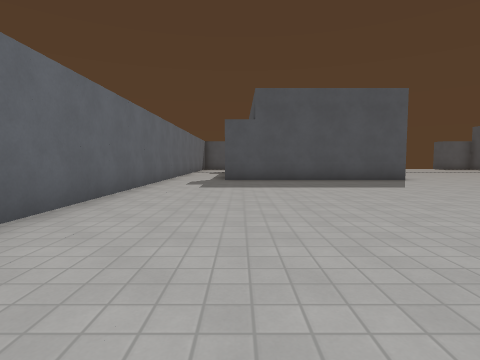
[1] (above)

24 first-person views from a walk through a Godot game level. The camera is 1.2 m above the floor, tilts 4° down and sees 80° across. The floor is counted in squares, 1.8 m on a side. Each view is taken from the middle of a square. On the plan, view 1 faces up. The plan holds only what a view shows up to about 9 squares ahead; the rest is blank. The place goes on beyond the plan. Surface patterns are stand-ins for the level's own textures.

[2]
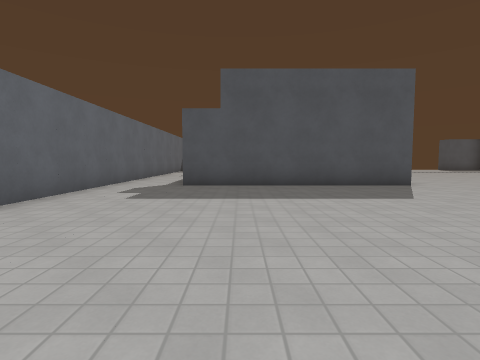

[3]
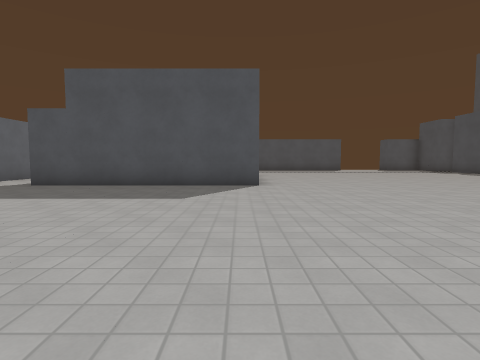

[4]
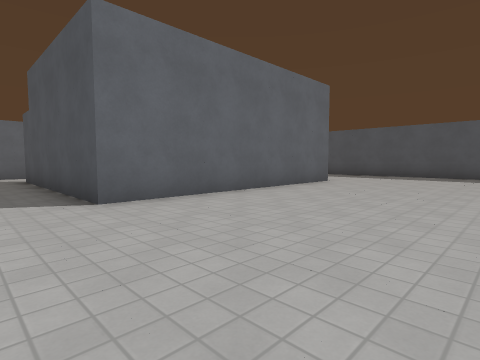

[5]
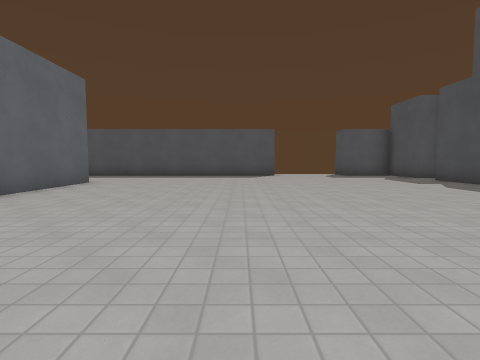

[6]
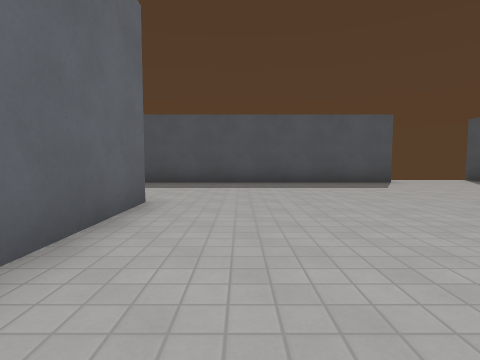

[7]
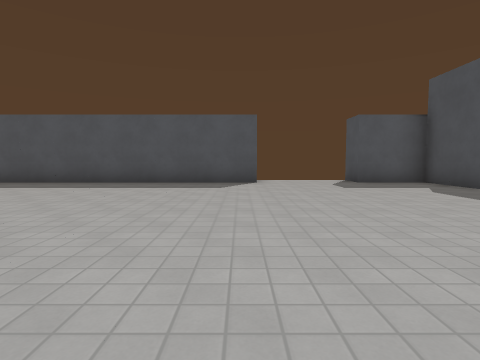

[8]
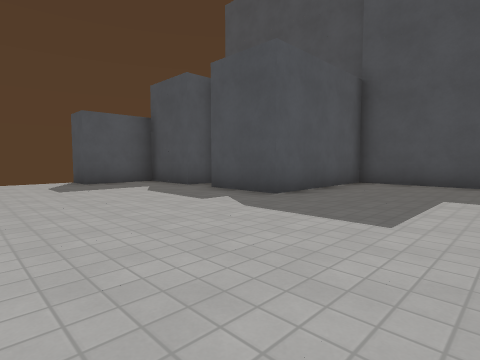

[9]
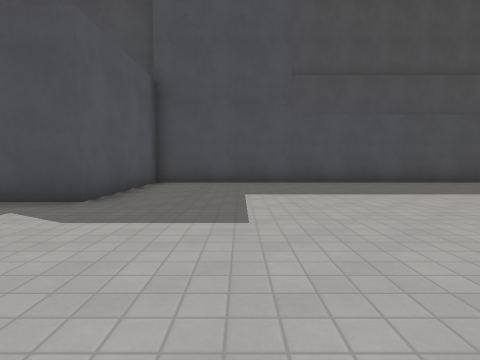

[10]
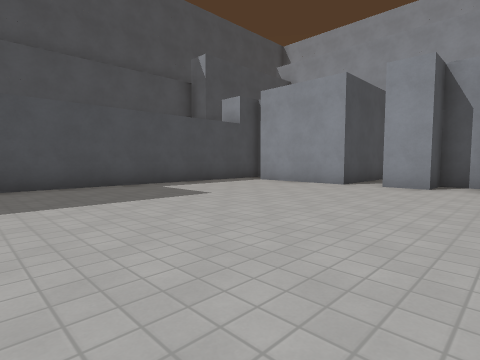

[11]
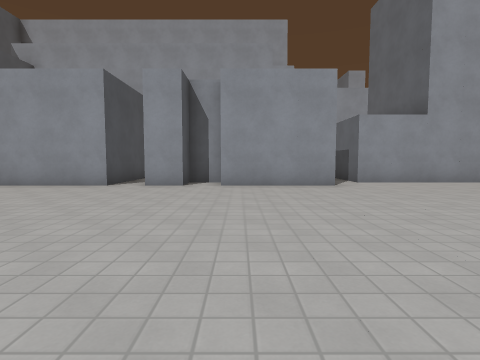

[12]
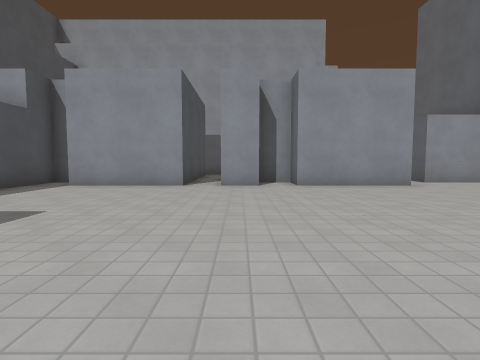

[13]
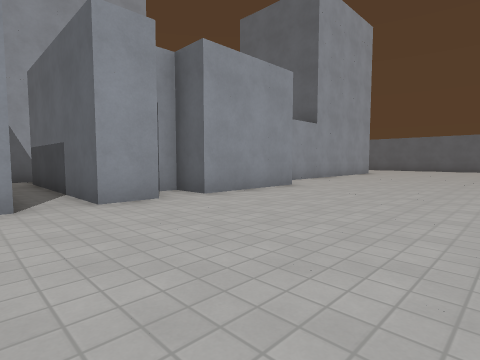

[14]
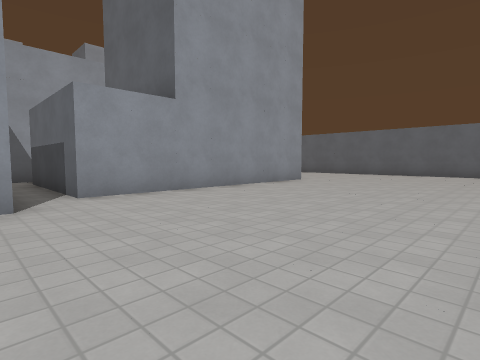

[15]
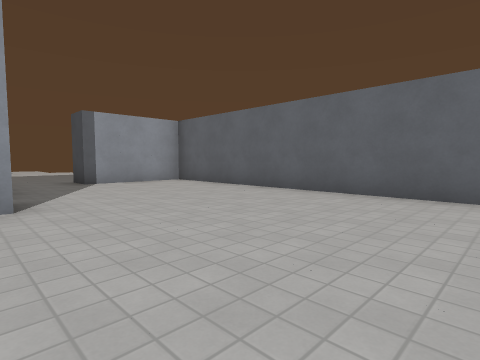

[16]
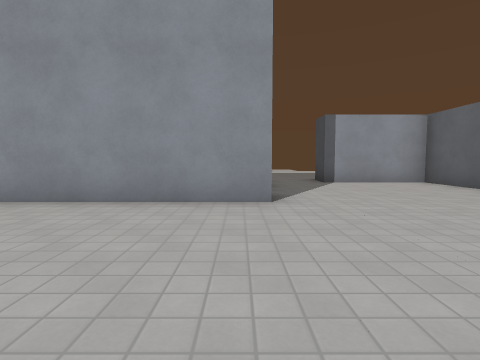

[17]
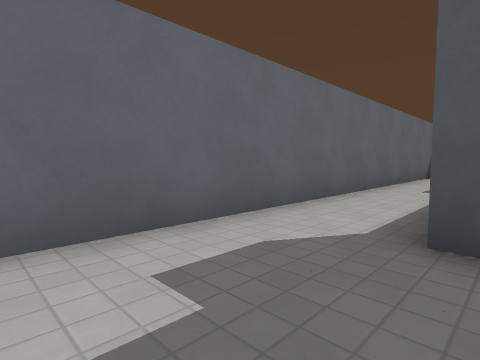

[18]
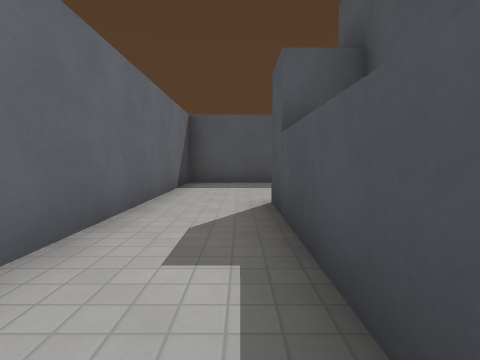

[19]
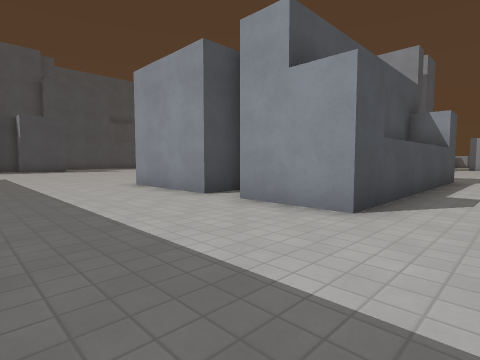

[20]
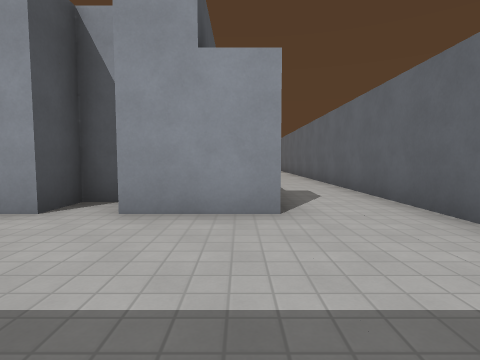

[21]
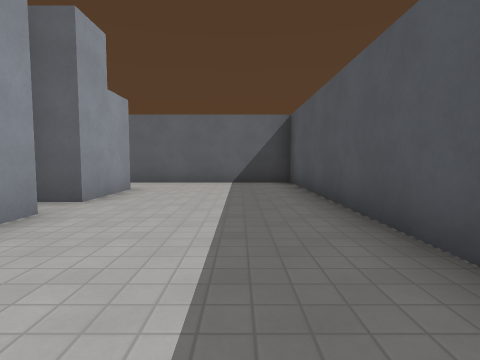

[22]
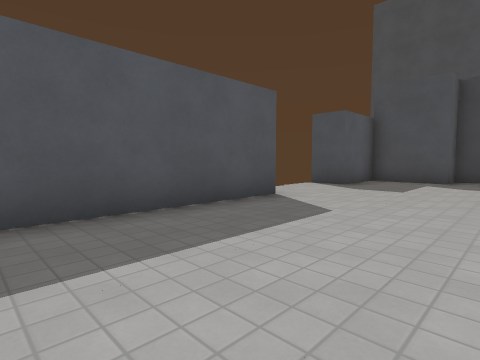

[23]
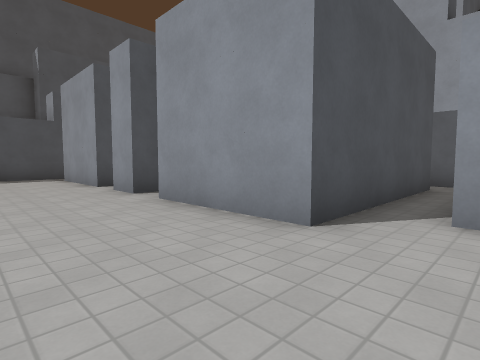

[24]
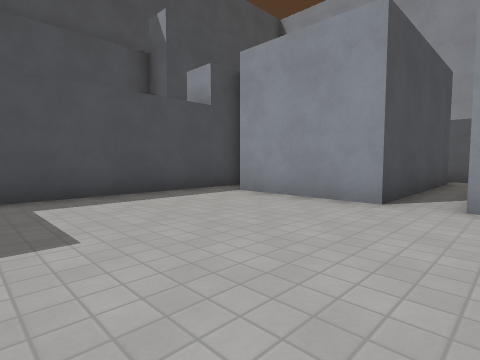

### Floor plan
Points are (right, up) in squares from view 1. A wall is a line through its corners. A room is listed if a view was taken in it or the views show most of it. See-through windows are left out.
Room 1 (views 1, 2, 3, 4, 5, 6, 7, 8, 9, 10, 11, 12, 13, 14, 15, 16, 17, 18, 19, 20, 21, 22, 23, 24)
walls: (10.5, 1.5) (10.5, 2.5) (13.5, 2.5) (13.5, 1.5) (14.5, 1.5) (14.5, 2.5) (15.5, 2.5); (1.9, 15.5) (2.5, 15.5) (2.5, 16.5) (5.5, 16.5) (5.5, 9.5) (-0.5, 9.5) (-0.5, 16.5) (1.5, 16.5) (1.5, 15.8); (16.5, 2.5) (19.5, 2.5); (2.4, 1.5) (9.5, 1.5); (11.6, 20.5) (-2.5, 20.5) (-2.5, -2.5) (0.5, -2.5); (17.5, 17.9) (17.5, 18.5) (16.5, 18.5) (16.5, 20.5) (14.5, 20.5) (14.5, 21.5); (20, 1.5) (20.5, 1.5) (20.5, 15.5) (16.5, 15.5) (16.5, 17.5)
ways out: opening at (1.5, -3); opening at (10, 1); opening at (16, 2)

Positions as (right, up) in squares from view 1, and headings:
1: (0, 0), facing up
2: (1, 2), facing up
3: (5, 2), facing up
4: (10, 8), facing up-left
5: (10, 8), facing up
6: (7, 12), facing up
7: (11, 12), facing up
8: (12, 12), facing up-right
9: (12, 13), facing right
10: (13, 10), facing down-right
11: (13, 10), facing down
12: (15, 10), facing down
13: (17, 7), facing down-left
14: (11, 7), facing down-left
15: (3, 6), facing down-left
16: (3, 6), facing down
17: (0, 7), facing up-left
18: (-1, 12), facing up
19: (-2, 20), facing down-right
20: (0, 20), facing down
21: (6, 19), facing left
22: (7, 17), facing up-right
23: (9, 5), facing down-right
24: (15, 7), facing down-right
